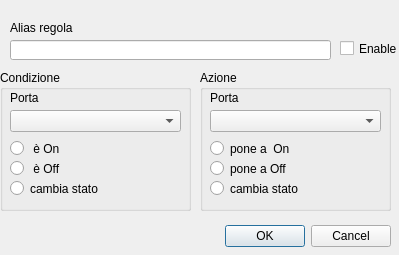
<?xml version="1.0" encoding="UTF-8"?>
<ui version="4.0">
 <class>Dialog_EditRule</class>
 <widget class="QDialog" name="Dialog_EditRule">
  <property name="geometry">
   <rect>
    <x>0</x>
    <y>0</y>
    <width>399</width>
    <height>255</height>
   </rect>
  </property>
  <property name="windowTitle">
   <string>Dialog</string>
  </property>
  <widget class="QDialogButtonBox" name="buttonBox">
   <property name="geometry">
    <rect>
     <x>0</x>
     <y>220</y>
     <width>391</width>
     <height>32</height>
    </rect>
   </property>
   <property name="orientation">
    <enum>Qt::Horizontal</enum>
   </property>
   <property name="standardButtons">
    <set>QDialogButtonBox::Cancel|QDialogButtonBox::Ok</set>
   </property>
  </widget>
  <widget class="QGroupBox" name="groupBox">
   <property name="geometry">
    <rect>
     <x>0</x>
     <y>70</y>
     <width>191</width>
     <height>141</height>
    </rect>
   </property>
   <property name="title">
    <string>Condizione</string>
   </property>
   <widget class="QComboBox" name="comboBox">
    <property name="geometry">
     <rect>
      <x>10</x>
      <y>40</y>
      <width>171</width>
      <height>22</height>
     </rect>
    </property>
   </widget>
   <widget class="QLabel" name="label">
    <property name="geometry">
     <rect>
      <x>10</x>
      <y>20</y>
      <width>111</width>
      <height>16</height>
     </rect>
    </property>
    <property name="text">
     <string>Porta</string>
    </property>
   </widget>
   <widget class="QRadioButton" name="radioButton">
    <property name="geometry">
     <rect>
      <x>10</x>
      <y>70</y>
      <width>91</width>
      <height>17</height>
     </rect>
    </property>
    <property name="text">
     <string> è On</string>
    </property>
   </widget>
   <widget class="QRadioButton" name="radioButton_2">
    <property name="geometry">
     <rect>
      <x>10</x>
      <y>90</y>
      <width>101</width>
      <height>17</height>
     </rect>
    </property>
    <property name="text">
     <string> è Off</string>
    </property>
   </widget>
   <widget class="QRadioButton" name="radioButton_3">
    <property name="geometry">
     <rect>
      <x>10</x>
      <y>110</y>
      <width>111</width>
      <height>17</height>
     </rect>
    </property>
    <property name="text">
     <string>cambia stato</string>
    </property>
   </widget>
  </widget>
  <widget class="QGroupBox" name="groupBox_3">
   <property name="geometry">
    <rect>
     <x>200</x>
     <y>70</y>
     <width>191</width>
     <height>141</height>
    </rect>
   </property>
   <property name="title">
    <string>Azione</string>
   </property>
   <widget class="QComboBox" name="comboBox_3">
    <property name="geometry">
     <rect>
      <x>10</x>
      <y>40</y>
      <width>171</width>
      <height>22</height>
     </rect>
    </property>
   </widget>
   <widget class="QLabel" name="label_2">
    <property name="geometry">
     <rect>
      <x>10</x>
      <y>20</y>
      <width>111</width>
      <height>16</height>
     </rect>
    </property>
    <property name="text">
     <string>Porta</string>
    </property>
   </widget>
   <widget class="QRadioButton" name="radioButton_4">
    <property name="geometry">
     <rect>
      <x>10</x>
      <y>70</y>
      <width>111</width>
      <height>17</height>
     </rect>
    </property>
    <property name="text">
     <string>pone a  On</string>
    </property>
   </widget>
   <widget class="QRadioButton" name="radioButton_5">
    <property name="geometry">
     <rect>
      <x>10</x>
      <y>90</y>
      <width>91</width>
      <height>17</height>
     </rect>
    </property>
    <property name="text">
     <string>pone a Off</string>
    </property>
   </widget>
   <widget class="QRadioButton" name="radioButton_6">
    <property name="geometry">
     <rect>
      <x>10</x>
      <y>110</y>
      <width>161</width>
      <height>17</height>
     </rect>
    </property>
    <property name="text">
     <string>cambia stato</string>
    </property>
   </widget>
  </widget>
  <widget class="QCheckBox" name="checkBox">
   <property name="geometry">
    <rect>
     <x>340</x>
     <y>40</y>
     <width>61</width>
     <height>17</height>
    </rect>
   </property>
   <property name="text">
    <string>Enable</string>
   </property>
  </widget>
  <widget class="QLineEdit" name="alias">
   <property name="geometry">
    <rect>
     <x>10</x>
     <y>40</y>
     <width>321</width>
     <height>20</height>
    </rect>
   </property>
  </widget>
  <widget class="QLabel" name="label_3">
   <property name="geometry">
    <rect>
     <x>10</x>
     <y>20</y>
     <width>141</width>
     <height>16</height>
    </rect>
   </property>
   <property name="text">
    <string>Alias regola</string>
   </property>
  </widget>
 </widget>
 <resources/>
 <connections>
  <connection>
   <sender>buttonBox</sender>
   <signal>accepted()</signal>
   <receiver>Dialog_EditRule</receiver>
   <slot>accept()</slot>
   <hints>
    <hint type="sourcelabel">
     <x>248</x>
     <y>254</y>
    </hint>
    <hint type="destinationlabel">
     <x>157</x>
     <y>274</y>
    </hint>
   </hints>
  </connection>
  <connection>
   <sender>buttonBox</sender>
   <signal>rejected()</signal>
   <receiver>Dialog_EditRule</receiver>
   <slot>reject()</slot>
   <hints>
    <hint type="sourcelabel">
     <x>316</x>
     <y>260</y>
    </hint>
    <hint type="destinationlabel">
     <x>286</x>
     <y>274</y>
    </hint>
   </hints>
  </connection>
 </connections>
</ui>
